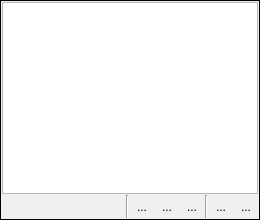
       <widget class="QFrame" name="frameMultiExp">
        <property name="cursor">
         <cursorShape>ArrowCursor</cursorShape>
        </property>
        <property name="frameShape">
         <enum>QFrame::Box</enum>
        </property>
        <property name="frameShadow">
         <enum>QFrame::Plain</enum>
        </property>
        <layout class="QGridLayout" name="gridLayout_4">
         <property name="leftMargin">
          <number>1</number>
         </property>
         <property name="topMargin">
          <number>1</number>
         </property>
         <property name="rightMargin">
          <number>1</number>
         </property>
         <property name="bottomMargin">
          <number>1</number>
         </property>
         <property name="spacing">
          <number>1</number>
         </property>
         <item row="2" column="0">
          <spacer name="horizontalSpacer_2">
           <property name="orientation">
            <enum>Qt::Horizontal</enum>
           </property>
           <property name="sizeHint" stdset="0">
            <size>
             <width>40</width>
             <height>20</height>
            </size>
           </property>
          </spacer>
         </item>
         <item row="2" column="9">
          <widget class="QToolButton" name="toolAutoClearMultiExp">
           <property name="cursor">
            <cursorShape>PointingHandCursor</cursorShape>
           </property>
           <property name="focusPolicy">
            <enum>Qt::NoFocus</enum>
           </property>
           <property name="toolTip">
            <string>[ Auto Clear ]</string>
           </property>
           <property name="text">
            <string>...</string>
           </property>
           <property name="icon">
            <iconset resource="qnmui.qrc">
             <normaloff>:/res/auto_roller_brush-26.png</normaloff>:/res/auto_roller_brush-26.png</iconset>
           </property>
           <property name="iconSize">
            <size>
             <width>16</width>
             <height>16</height>
            </size>
           </property>
           <property name="checkable">
            <bool>true</bool>
           </property>
           <property name="checked">
            <bool>false</bool>
           </property>
           <property name="autoRaise">
            <bool>true</bool>
           </property>
          </widget>
         </item>
         <item row="0" column="0" rowspan="2" colspan="10">
          <widget class="QTextEdit" name="textMultiExp">
           <property name="sizePolicy">
            <sizepolicy hsizetype="Preferred" vsizetype="Preferred">
             <horstretch>0</horstretch>
             <verstretch>0</verstretch>
            </sizepolicy>
           </property>
           <property name="font">
            <font>
             <family>Terminal</family>
             <pointsize>10</pointsize>
             <weight>75</weight>
             <bold>true</bold>
            </font>
           </property>
           <property name="focusPolicy">
            <enum>Qt::ClickFocus</enum>
           </property>
           <property name="toolTip">
            <string>[ MultiLine Expression ]</string>
           </property>
          </widget>
         </item>
         <item row="2" column="8">
          <widget class="QToolButton" name="toolClearMultiExp">
           <property name="cursor">
            <cursorShape>PointingHandCursor</cursorShape>
           </property>
           <property name="focusPolicy">
            <enum>Qt::NoFocus</enum>
           </property>
           <property name="toolTip">
            <string>[ Clear ]</string>
           </property>
           <property name="text">
            <string>...</string>
           </property>
           <property name="icon">
            <iconset resource="qnmui.qrc">
             <normaloff>:/res/roller_brush-26.png</normaloff>:/res/roller_brush-26.png</iconset>
           </property>
           <property name="iconSize">
            <size>
             <width>16</width>
             <height>16</height>
            </size>
           </property>
           <property name="autoRaise">
            <bool>true</bool>
           </property>
          </widget>
         </item>
         <item row="2" column="2">
          <widget class="QToolButton" name="toolRunMultiExp">
           <property name="cursor">
            <cursorShape>PointingHandCursor</cursorShape>
           </property>
           <property name="focusPolicy">
            <enum>Qt::NoFocus</enum>
           </property>
           <property name="toolTip">
            <string>&lt;html&gt;&lt;head/&gt;&lt;body&gt;&lt;p&gt;[ Run &lt;span style=&quot; vertical-align:sub;&quot;&gt;Alt + Enter&lt;/span&gt; ]&lt;/p&gt;&lt;/body&gt;&lt;/html&gt;</string>
           </property>
           <property name="text">
            <string/>
           </property>
           <property name="icon">
            <iconset resource="qnmui.qrc">
             <normaloff>:/res/play-26.png</normaloff>:/res/play-26.png</iconset>
           </property>
           <property name="iconSize">
            <size>
             <width>16</width>
             <height>16</height>
            </size>
           </property>
           <property name="autoRaise">
            <bool>true</bool>
           </property>
          </widget>
         </item>
         <item row="2" column="5">
          <widget class="QToolButton" name="toolSaveAsMultiExp">
           <property name="cursor">
            <cursorShape>PointingHandCursor</cursorShape>
           </property>
           <property name="focusPolicy">
            <enum>Qt::NoFocus</enum>
           </property>
           <property name="toolTip">
            <string>[ Save As... ]</string>
           </property>
           <property name="text">
            <string>...</string>
           </property>
           <property name="icon">
            <iconset resource="qnmui.qrc">
             <normaloff>:/res/save_as-26.png</normaloff>:/res/save_as-26.png</iconset>
           </property>
           <property name="iconSize">
            <size>
             <width>16</width>
             <height>16</height>
            </size>
           </property>
           <property name="autoRaise">
            <bool>true</bool>
           </property>
          </widget>
         </item>
         <item row="2" column="6">
          <widget class="QToolButton" name="toolLoadMultiExp">
           <property name="cursor">
            <cursorShape>PointingHandCursor</cursorShape>
           </property>
           <property name="focusPolicy">
            <enum>Qt::NoFocus</enum>
           </property>
           <property name="toolTip">
            <string>&lt;html&gt;&lt;head/&gt;&lt;body&gt;&lt;p&gt;[ Open &lt;span style=&quot; vertical-align:sub;&quot;&gt;CTRL+O&lt;/span&gt; ]&lt;/p&gt;&lt;/body&gt;&lt;/html&gt;</string>
           </property>
           <property name="text">
            <string>...</string>
           </property>
           <property name="icon">
            <iconset resource="qnmui.qrc">
             <normaloff>:/res/folder-26.png</normaloff>:/res/folder-26.png</iconset>
           </property>
           <property name="iconSize">
            <size>
             <width>16</width>
             <height>16</height>
            </size>
           </property>
           <property name="autoRaise">
            <bool>true</bool>
           </property>
          </widget>
         </item>
         <item row="2" column="3">
          <widget class="Line" name="line_5">
           <property name="orientation">
            <enum>Qt::Vertical</enum>
           </property>
          </widget>
         </item>
         <item row="2" column="4">
          <widget class="QToolButton" name="toolSaveMultiExp">
           <property name="cursor">
            <cursorShape>PointingHandCursor</cursorShape>
           </property>
           <property name="focusPolicy">
            <enum>Qt::NoFocus</enum>
           </property>
           <property name="toolTip">
            <string>&lt;html&gt;&lt;head/&gt;&lt;body&gt;&lt;p&gt;[ Save &lt;span style=&quot; vertical-align:sub;&quot;&gt;CTRL+S&lt;/span&gt; ]&lt;/p&gt;&lt;/body&gt;&lt;/html&gt;</string>
           </property>
           <property name="text">
            <string>...</string>
           </property>
           <property name="icon">
            <iconset resource="qnmui.qrc">
             <normaloff>:/res/save-26.png</normaloff>:/res/save-26.png</iconset>
           </property>
           <property name="iconSize">
            <size>
             <width>16</width>
             <height>16</height>
            </size>
           </property>
           <property name="autoRaise">
            <bool>true</bool>
           </property>
          </widget>
         </item>
         <item row="2" column="7">
          <widget class="Line" name="line_6">
           <property name="orientation">
            <enum>Qt::Vertical</enum>
           </property>
          </widget>
         </item>
        </layout>
       </widget>
